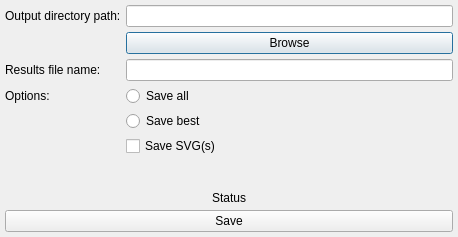
<?xml version="1.0" encoding="UTF-8"?>
<ui version="4.0">
 <class>SaveDialog</class>
 <widget class="QDialog" name="SaveDialog">
  <property name="geometry">
   <rect>
    <x>0</x>
    <y>0</y>
    <width>458</width>
    <height>237</height>
   </rect>
  </property>
  <property name="sizePolicy">
   <sizepolicy hsizetype="Minimum" vsizetype="Minimum">
    <horstretch>0</horstretch>
    <verstretch>0</verstretch>
   </sizepolicy>
  </property>
  <property name="windowTitle">
   <string>Save output</string>
  </property>
  <layout class="QHBoxLayout" name="horizontalLayout">
   <property name="spacing">
    <number>5</number>
   </property>
   <property name="leftMargin">
    <number>5</number>
   </property>
   <property name="topMargin">
    <number>5</number>
   </property>
   <property name="rightMargin">
    <number>5</number>
   </property>
   <property name="bottomMargin">
    <number>5</number>
   </property>
   <item>
    <layout class="QGridLayout" name="gridLayout">
     <property name="spacing">
      <number>5</number>
     </property>
     <item row="2" column="0">
      <widget class="QLabel" name="lResultsFileName">
       <property name="text">
        <string>Results file name:</string>
       </property>
      </widget>
     </item>
     <item row="2" column="1">
      <widget class="QLineEdit" name="leResultsFileName"/>
     </item>
     <item row="0" column="0">
      <widget class="QLabel" name="lOutputDirectoryPath">
       <property name="text">
        <string>Output directory path:</string>
       </property>
      </widget>
     </item>
     <item row="0" column="1">
      <widget class="QLineEdit" name="leOutputDirectoryPath">
       <property name="enabled">
        <bool>true</bool>
       </property>
       <property name="minimumSize">
        <size>
         <width>300</width>
         <height>0</height>
        </size>
       </property>
       <property name="readOnly">
        <bool>true</bool>
       </property>
      </widget>
     </item>
     <item row="4" column="1">
      <widget class="QRadioButton" name="rbSaveAll">
       <property name="text">
        <string>Save all</string>
       </property>
       <attribute name="buttonGroup">
        <string notr="true">buttonGroupOptions</string>
       </attribute>
      </widget>
     </item>
     <item row="5" column="1">
      <widget class="QRadioButton" name="rbSaveBest">
       <property name="text">
        <string>Save best</string>
       </property>
       <attribute name="buttonGroup">
        <string notr="true">buttonGroupOptions</string>
       </attribute>
      </widget>
     </item>
     <item row="6" column="1">
      <widget class="QCheckBox" name="cbSaveSVGs">
       <property name="text">
        <string>Save SVG(s)</string>
       </property>
      </widget>
     </item>
     <item row="1" column="1">
      <widget class="QPushButton" name="btnBrowse">
       <property name="text">
        <string>Browse</string>
       </property>
      </widget>
     </item>
     <item row="4" column="0">
      <widget class="QLabel" name="lOptions">
       <property name="text">
        <string>Options:</string>
       </property>
      </widget>
     </item>
     <item row="7" column="0" colspan="2">
      <widget class="QLabel" name="lStatus">
       <property name="minimumSize">
        <size>
         <width>0</width>
         <height>25</height>
        </size>
       </property>
       <property name="text">
        <string>Status</string>
       </property>
       <property name="alignment">
        <set>Qt::AlignBottom|Qt::AlignHCenter</set>
       </property>
       <property name="margin">
        <number>0</number>
       </property>
      </widget>
     </item>
     <item row="8" column="0" colspan="2">
      <widget class="QPushButton" name="btnSave">
       <property name="text">
        <string>Save</string>
       </property>
      </widget>
     </item>
    </layout>
   </item>
  </layout>
 </widget>
 <resources/>
 <connections>
  <connection>
   <sender>leResultsFileName</sender>
   <signal>textChanged(QString)</signal>
   <receiver>SaveDialog</receiver>
   <slot>validate()</slot>
   <hints>
    <hint type="sourcelabel">
     <x>301</x>
     <y>73</y>
    </hint>
    <hint type="destinationlabel">
     <x>228</x>
     <y>98</y>
    </hint>
   </hints>
  </connection>
  <connection>
   <sender>leOutputDirectoryPath</sender>
   <signal>textChanged(QString)</signal>
   <receiver>SaveDialog</receiver>
   <slot>validate()</slot>
   <hints>
    <hint type="sourcelabel">
     <x>301</x>
     <y>17</y>
    </hint>
    <hint type="destinationlabel">
     <x>228</x>
     <y>113</y>
    </hint>
   </hints>
  </connection>
  <connection>
   <sender>cbSaveSVGs</sender>
   <signal>stateChanged(int)</signal>
   <receiver>SaveDialog</receiver>
   <slot>validate()</slot>
   <hints>
    <hint type="sourcelabel">
     <x>301</x>
     <y>152</y>
    </hint>
    <hint type="destinationlabel">
     <x>228</x>
     <y>113</y>
    </hint>
   </hints>
  </connection>
  <connection>
   <sender>rbSaveAll</sender>
   <signal>toggled(bool)</signal>
   <receiver>SaveDialog</receiver>
   <slot>validate()</slot>
   <hints>
    <hint type="sourcelabel">
     <x>301</x>
     <y>100</y>
    </hint>
    <hint type="destinationlabel">
     <x>228</x>
     <y>113</y>
    </hint>
   </hints>
  </connection>
  <connection>
   <sender>rbSaveBest</sender>
   <signal>toggled(bool)</signal>
   <receiver>SaveDialog</receiver>
   <slot>validate()</slot>
   <hints>
    <hint type="sourcelabel">
     <x>301</x>
     <y>126</y>
    </hint>
    <hint type="destinationlabel">
     <x>228</x>
     <y>113</y>
    </hint>
   </hints>
  </connection>
 </connections>
 <slots>
  <slot>validate()</slot>
 </slots>
 <buttongroups>
  <buttongroup name="buttonGroupOptions"/>
 </buttongroups>
</ui>
